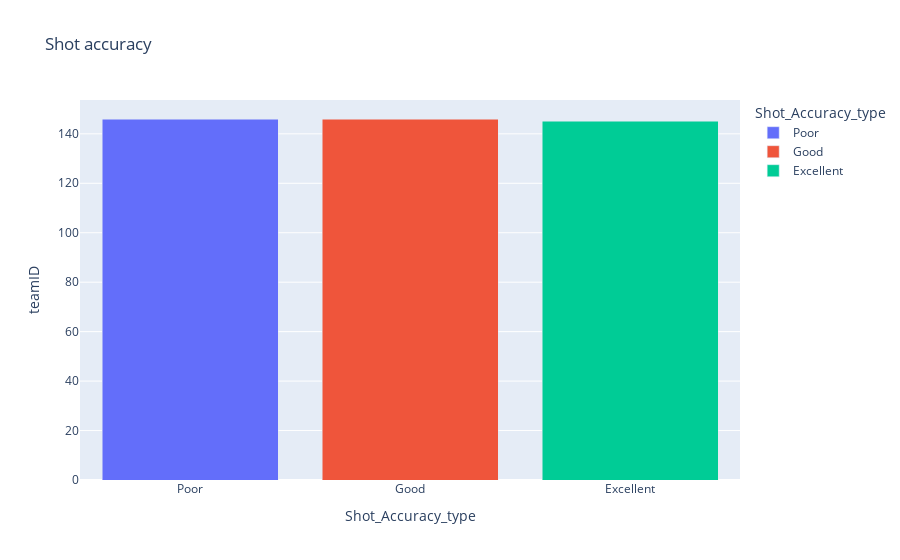

The cell this chart's notebook holds for it:
### Code cell
fig.show()

### Figure 1 — Plotly figure (JSON) as saved in the notebook; plotly's stock layout.template omitted (floating-point values rounded to 4 significant figures)
{"data": [{"alignmentgroup": "True", "hovertemplate": "Shot_Accuracy_type=%{x}<br>teamID=%{y}<extra></extra>", "legendgroup": "Poor", "marker": {"color": "#636efa", "pattern": {"shape": ""}}, "name": "Poor", "offsetgroup": "Poor", "orientation": "v", "showlegend": true, "textposition": "auto", "type": "bar", "x": ["Poor"], "xaxis": "x", "y": [146], "yaxis": "y"}, {"alignmentgroup": "True", "hovertemplate": "Shot_Accuracy_type=%{x}<br>teamID=%{y}<extra></extra>", "legendgroup": "Good", "marker": {"color": "#EF553B", "pattern": {"shape": ""}}, "name": "Good", "offsetgroup": "Good", "orientation": "v", "showlegend": true, "textposition": "auto", "type": "bar", "x": ["Good"], "xaxis": "x", "y": [146], "yaxis": "y"}, {"alignmentgroup": "True", "hovertemplate": "Shot_Accuracy_type=%{x}<br>teamID=%{y}<extra></extra>", "legendgroup": "Excellent", "marker": {"color": "#00cc96", "pattern": {"shape": ""}}, "name": "Excellent", "offsetgroup": "Excellent", "orientation": "v", "showlegend": true, "textposition": "auto", "type": "bar", "x": ["Excellent"], "xaxis": "x", "y": [145], "yaxis": "y"}], "layout": {"barmode": "stack", "legend": {"title": {"text": "Shot_Accuracy_type"}, "tracegroupgap": 0}, "title": {"text": "Shot accuracy"}, "xaxis": {"anchor": "y", "categoryarray": ["Poor", "Good", "Excellent"], "categoryorder": "array", "domain": [0, 1], "title": {"text": "Shot_Accuracy_type"}}, "yaxis": {"anchor": "x", "domain": [0, 1], "title": {"text": "teamID"}}}}
